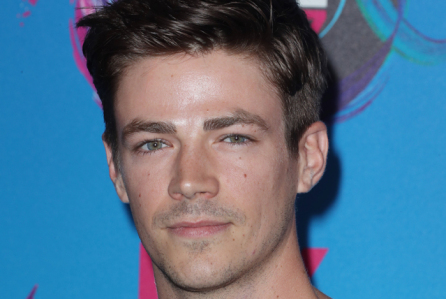
#> input picture Face_Data/grant-gustin.jpg, 446 x 299 px, found by its file name
$ jupyter execute --allow-errors Face.ipynb
#> lines starting #> are read from the running program, lines starting #| are printed output that depends on the picture
[cell 1]
import cv2
import matplotlib.pyplot as plt
import os
import numpy as np
import csv
print ("sdhdftg")
#> (the rest of this cell did not finish here and is left out)

[cell 2]
folder_path = r'C:\Users\Sachin\Desktop'

if not os.path.isdir(folder_path):
    folder_path = r'C:\Users\Sachin13390\Desktop'

[cell 3]
global haar_face_cascade
haar_face_cascade = cv2.CascadeClassifier('./haarcascade_frontalface_alt.xml')

[cell 4]
def Get_Face_Cordinates_From_Image(Grey_Image):

    faces = haar_face_cascade.detectMultiScale(Grey_Image, scaleFactor=1.1, minNeighbors=5);

    return faces

[cell 5]
image_Path = folder_path + "\Python_Practice_Files\Face_Data\grant-gustin.jpg"

image = cv2.imread(image_Path)
#> image is the input picture: shape (299, 446, 3); mean B, G, R 141.4, 115.1, 80.9
plt.imshow(image)

[cell 6]
faces = Get_Face_Cordinates_From_Image(image)
#> in Get_Face_Cordinates_From_Image, `faces = haar_face_cascade.detectMultiScale(Grey_Image, scaleFactor=1.1..`: faces = [[87, 56, 209, 209]]
#> faces = [[87, 56, 209, 209]]

for (x, y, w, h) in faces:
    cv2.rectangle(image, (x, y), (x+w, y+h), (0, 255, 0), 2)
    image = image[y:y+h,x:x+w]
    plt.imshow(image)
#> this loop made 1 pass
#> pass 1, `image = image[y:y+h,x:x+w]`:
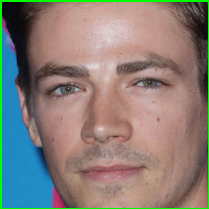
#> image: shape (209, 209, 3); mean B, G, R 119.5, 126.6, 135.3

#plt.imshow((image))

[cell 7]
face_Embedding = ''
image = cv2.resize(image, (160,160),interpolation=cv2.INTER_CUBIC)
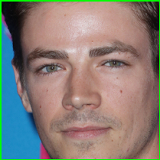
#> image: shape (160, 160, 3); mean B, G, R 119.6, 126.6, 135.3
#> (the rest of this cell did not finish here and is left out)

[cell 8]
Image_Dataset_Path = folder_path + '\\' + "Face_Data"

print (Image_Dataset_Path)

list_Image_Fetaure = []
total_Image_Count = 0

[cell 9]
for root, dirs, files in os.walk(Image_Dataset_Path, topdown=True):
    for name in files:
        total_Image_Count = total_Image_Count + 1

print (total_Image_Count)

[cell 10]
temp_Count = 0
list_Image_Fetaure = []
error_Count = 0

for root, dirs, files in os.walk(Image_Dataset_Path, topdown=True):

    for folder in dirs:

        for root_Path, folder_Path, image_Files in os.walk(os.path.join(root, folder), topdown=True):

            for image in image_Files:
                if temp_Count < 15000:

                    try:
                        image_Path = os.path.join(root_Path, image)
                        #face_Embedding = Get_Face_Embedding (new_Face_Path)
                        image = cv2.imread(image_Path)
                        faces = Get_Face_Cordinates_From_Image(image)

                        for (x, y, w, h) in faces:
                            image = image[y:y+h,x:x+w]
                            face_Embedding = ''
                            image = cv2.resize(image, (160,160),interpolation=cv2.INTER_CUBIC)

                        face_Embedding = getEmbedding(image)

                        print (folder)

                        list_Image_Fetaure.append((folder, face_Embedding.tolist()))

                    except:
                        print ("Error Found at " + str(temp_Count))
                        error_Count = error_Count + 1
                        error_Count


                    if temp_Count % 100 == 0:
                        print ("---------------   " + str(temp_Count) + " / " + str(total_Image_Count))

                    temp_Count = temp_Count + 1
                        #print (temp_Count)


print ("Total errors " + str(error_Count))

[cell 11]
image_Path = folder_path + "\\abhi3.jpg"
print(image_Path)
image = cv2.imread(image_Path)

faces = Get_Face_Cordinates_From_Image(image)
#> faces = ()

for (x, y, w, h) in faces:
    face_Embedding = ''
    image = image[y:y+h,x:x+w]
    image = cv2.resize(image, (160,160),interpolation=cv2.INTER_CUBIC)
#> this loop made 0 passes

#> (the rest of this cell did not finish here and is left out)

[cell 12]
list_Image_Fetaure = []
csv_File_Path = folder_path+ "\Face_Embeddings.csv"

#> (the rest of this cell did not finish here and is left out)

[cell 13]
print (len(list_Image_Fetaure))

[cell 14]
threshold = 0.26

new_Face_Path = folder_path + "\Python_Practice_Files\Face_Data\GG.jpg"

image = cv2.imread(new_Face_Path)
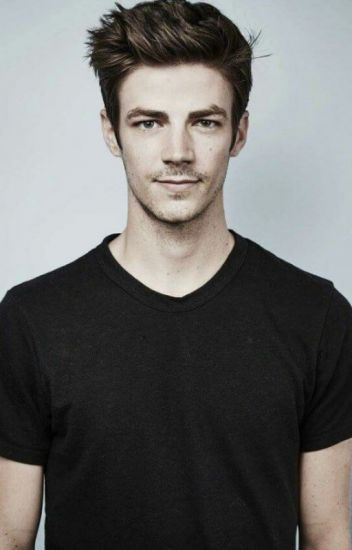
#> input picture Face_Data/GG.jpg, 352 x 550 px, found by its file name
#> image is the input picture: shape (550, 352, 3); mean B, G, R 103.3, 104.8, 105.2

faces = Get_Face_Cordinates_From_Image(image)
#> faces = [[99, 62, 159, 159]]
for (x, y, w, h) in faces:
    image = image[y:y+h,x:x+w]
#> this loop made 1 pass
#> pass 1, `image = image[y:y+h,x:x+w]`:
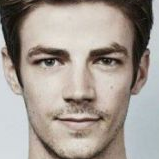
#> image: shape (159, 159, 3); mean B, G, R 147, 154.9, 164.1

face_Embedding = ''
image = cv2.resize(image, (160,160),interpolation=cv2.INTER_CUBIC)
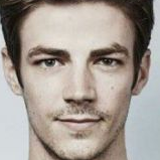
#> image: shape (160, 160, 3); mean B, G, R 147, 154.8, 164.1
#> (the rest of this cell did not finish here and is left out)

[cell 15]
X=[]
y=[]

face_Names=[]
label_Names = []

count = 0

for (name, embedding) in list_Image_Fetaure:

    if not name in face_Names:
        face_Names.append( name)
        label_Names.append((count , name))
        count = count + 1

[cell 16]
X=[]
y=[]

for (name, embedding) in list_Image_Fetaure:
    X.append(embedding[0])
    for label, face_name in label_Names:
        if name == face_name:
            y.append(label)
